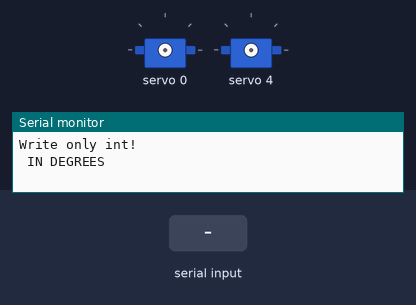
A sketch run on a simulated Arduino Uno, built with avr-gcc and run on an emulated ATmega328P. Shown: 2 × servo, the last lines printed to the serial monitor. Inputs (shaded band) come from the test bench.

Above: at 1.3 s.
1.4 s: "90,45\n" received over Serial
4.0 s: "30,150\n" received over Serial
At 5.4 s:
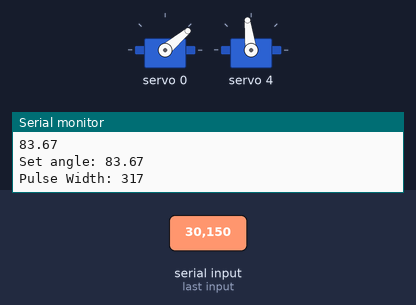
6.6 s: "200\n" received over Serial
At 8.1 s:
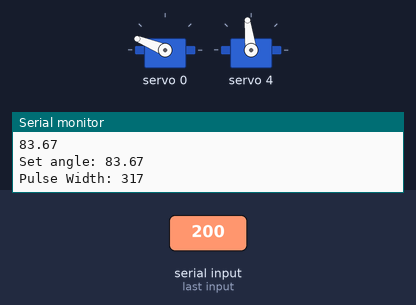
9.1 s: "90\n" received over Serial
At 10.17 s:
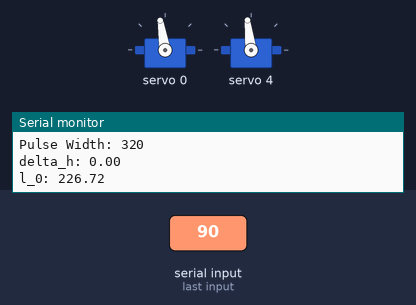
11.7 s: "200\n" received over Serial
At 12.77 s:
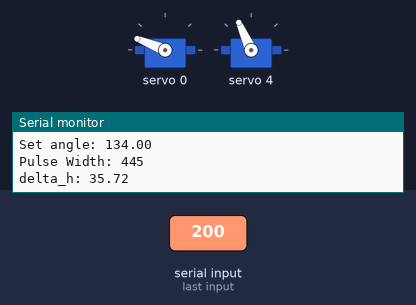
14.3 s: "0\n" received over Serial
At 16.3 s:
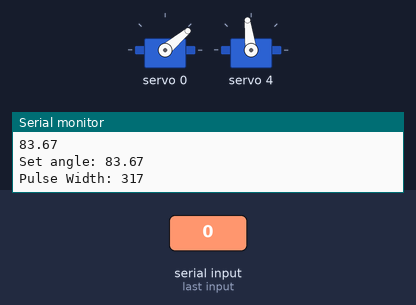
Timing chart, 0 to 17.8 s (numbered marks = the images above; inputs shaded):
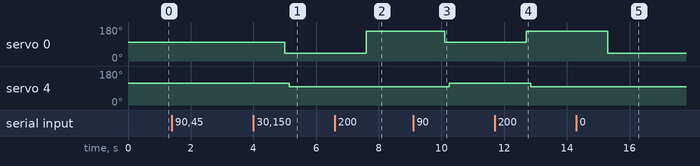

The sketch:

Servo_Mount_Brackets.ino
```cpp
#include <Wire.h>
#include <Adafruit_PWMServoDriver.h>

Adafruit_PWMServoDriver pwm;

/* für unteren Servo (theta) (y)
const uint16_t SERVO_MAX = 540;//550;  // Maximum servo pulse width (adjust according to your servo)
const uint16_t SERVO_MIN = 110;  // Minimum servo pulse width (adjust according to your servo)*/
/* für oberen Servo (phi) (x)
const uint16_t SERVO_MAX = 560;//550;  // Maximum servo pulse width (adjust according to your servo)
const uint16_t SERVO_MIN = 110;  // Minimum servo pulse width (adjust according to your servo)
*/
// Servo details
const uint16_t SERVO_MAX = 560;  //550;  // Maximum servo pulse width (adjust according to your servo)
const uint16_t SERVO_MIN = 110;  // Minimum servo pulse width (adjust according to your servo)

const uint8_t X_SERVO_PIN = 0;
const uint8_t Y_SERVO_PIN = 4;

/*
0 = connected pos
1 = ready pos
2 = home  pos
*/
const short H_0s[3] = { 170, 150, 110 };

// setServoPosition(Y_SERVO_PIN, 70);  // up in the sky
// delay(1000);
// setServoPosition(Y_SERVO_PIN, 110);  //Set y horizontal
void setup() {
  Serial.begin(9600);
  delay(100);

  // Initialize the PCA9685
  pwm.begin();
  pwm.setPWMFreq(50);  // Set the PWM frequency (adjust according to your servo)

  // Set initial position of the servo

  // setServoPosition(X_SERVO_PIN, 90);      // Set to the desired angle (0-180 degrees)
  // setServoPosition(Y_SERVO_PIN, 90 - 6);  //Set y horizontal

  Serial.println("Write only int!\n IN DEGREES");
}
void loop() {
  if (Serial.available()) {
    String teststr = Serial.readString();
    teststr.trim();
    if (teststr.length() == 0) {
      Serial.println("Empty Input");
      return;
    }
    // float values[170];
    // long startMillis = millis();
    // for (int i = 70; i < 170; i++) {
    //   values[i] = calcThetaFromPhi(i, 80);
    // }

    // long endMillis = millis();
    // long neededTime = endMillis - startMillis;

    // Serial.println("Needed time: " + (String)neededTime);
    // for (int i = 70; i < 170; i++) {
    //   Serial.println(values[i]);
    // }
    // Serial.println("Input: '" + teststr + "'");

    uint16_t value = teststr.toInt();  //in degrees

    Serial.println("Calc Stuff");


    const double range = 50;
    // setServoPosition(Y_SERVO_PIN, value);
    value = constrain(value, 90 - range, 90 + range);
    setServoPosition(X_SERVO_PIN, value - 6);

    double theta = calcThetaFromPhi(value, H_0s[1]);
    Serial.println((String)theta);

    theta = constrain(theta, 70, 170);
    setServoPosition(Y_SERVO_PIN, theta);

    // if (value < SERVO_MIN || value > SERVO_MAX) {
    //   Serial.println("value not in range");
    //   return;
    // }
    // pwm.setPWM(Y_SERVO_PIN, 0, value);
    // pwm.setPWM(X_SERVO_PIN, 0, value);
  }
}
double calcThetaFromPhi(uint16_t phi, uint16_t H_0) {

  const auto H_00 = 170;  //175;
  const auto s = 150.0;   //158.2;
  const auto r_k = 100;

  const auto delta_h = (1 - sin(radians(phi))) * r_k;
  Serial.println("delta_h: " + (String)delta_h);
  const auto l_0 = sqrt(H_00 * H_00 + s * s);
  Serial.println("l_0: " + (String)l_0);
  const auto l = sqrt(pow(H_00 - delta_h, 2) + s * s);
  Serial.println("l: " + (String)l);
  const auto theta_0 = asin(H_0 / l_0);
  const auto theta_00 = atan(H_00 / s);
  const auto delta_theta = asin(H_0 / l) - asin((H_0 - delta_h * cos(theta_00 - theta_0)) / l);
  Serial.println("delta_theta: " + (String)degrees(delta_theta));
  Serial.println("H_0/l: " + (String)(H_0 / l));
  Serial.println("H_0-delta_h*cos...: " + (String)((H_0 - delta_h * cos(theta_00 - theta_0)) / l));
  auto theta = PI / 2 + theta_00 - theta_0 - delta_theta;
  Serial.println("theta_0: " + (String)degrees(theta_0));
  Serial.println("theta_00: " + (String)degrees(theta_00));
  Serial.println("theta: " + (String)degrees(theta));
  return degrees(theta);  // - delta_theta;

  // cons
  // asin()
  // return -1;
}
void setServoPosition(uint8_t servoChannel, double angle) {
  angle = constrain(angle, 0, 180);
  // Convert the angle to pulse width
  uint16_t pulseWidth = (int)(map(angle, 0, 180, SERVO_MIN, SERVO_MAX) + 0.5);

  // Set the pulse width on the servo channel
  pwm.setPWM(servoChannel, 0, pulseWidth);

  Serial.println("Set angle: " + (String)angle);
  Serial.println("Pulse Width: " + (String)pulseWidth);
}
```

Measured:
- after the input at 4.0 s, servo 0: 99° → 40° after 1.0 s; servo 4: 114° → 97° after 1.1 s
- after the input at 6.6 s, servo 0: 40° → 158° after 1.0 s
- after the input at 9.1 s, servo 0: 158° → 99° after 1.0 s; servo 4: 97° → 114° after 1.1 s
- after the input at 11.7 s, servo 0: 99° → 158° after 1.0 s; servo 4: 114° → 97° after 1.1 s
- after the input at 14.3 s, servo 0: 158° → 40° after 1.0 s
